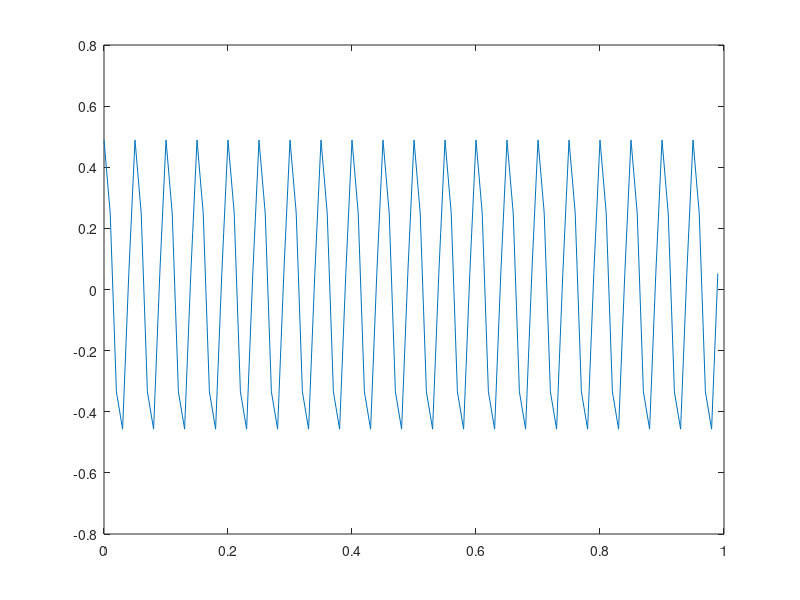

Write the MATLAB code that produced this figure.
clc;
close all;
clear;

fs = 100;
fc = 5;
c = 300000000;
p = 2 / c;
v = 180 * (1000 / 3600);
r = 250000;
beta = 0.3;
alpha = 0.5;
t = 0:1/fs:1-(1/fs);
fd = beta * v;
td = p * r;
y = alpha * cos(2*pi*(fc+fd)*(t-td));

plot (t, y);